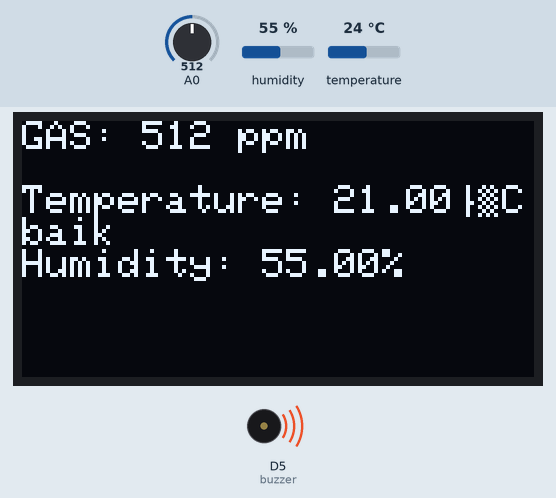
Recording of a sketch running on a simulated ESP8266 (NodeMCU). Parts: 128×64 one-colour display, buzzer (waves = sounding, pin HIGH). The test bench sets the inputs (shaded band); at power-on: temperature 24 °C, A0 = 512, humidity 55 %. What the sketch prints to the serial monitor is not drawn.

Above: at 3.2 s.
3.3 s: temperature set to 12 °C
At 4.7 s:
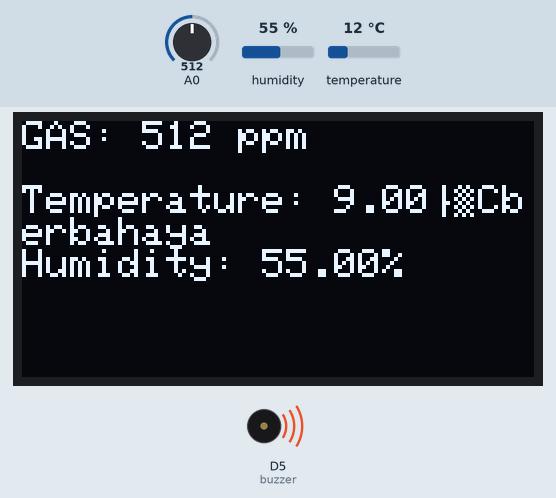
6.0 s: temperature set to 19 °C
At 7.5 s:
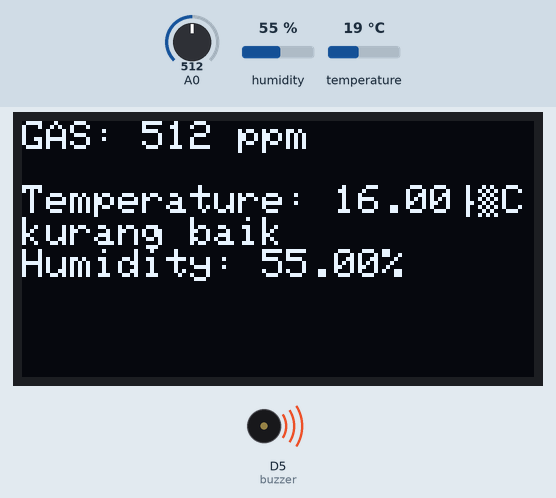
8.7 s: temperature set to 28 °C
At 10.5 s:
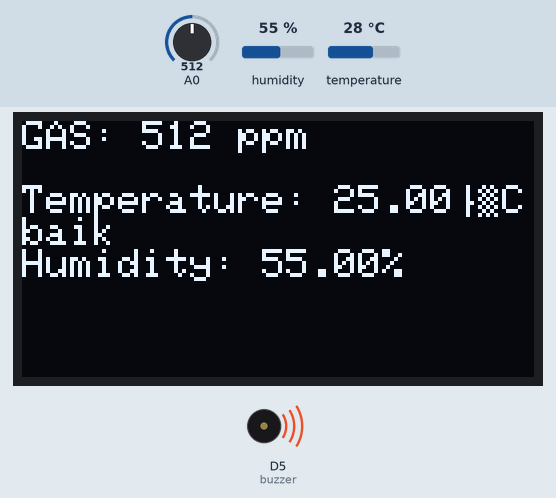
11.7 s: A0 set to 93
At 13.1 s:
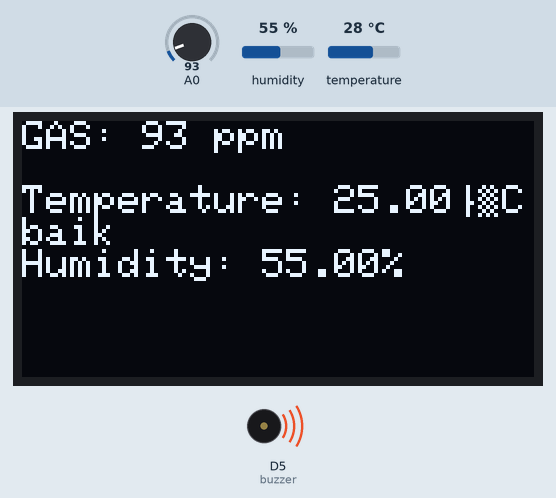
14.4 s: A0 set to 80
At 17.3 s:
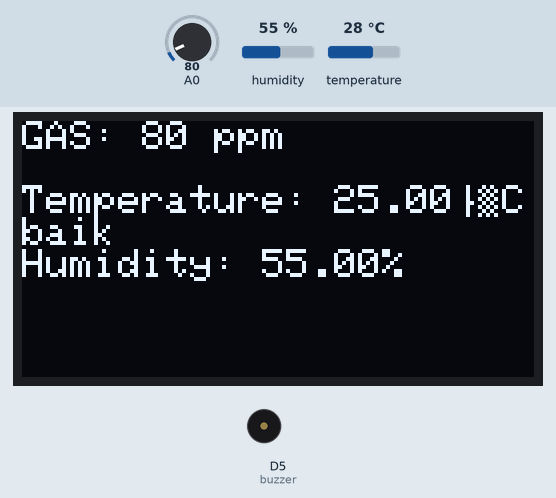
17.8 s: temperature set to 31 °C
At 18.8 s:
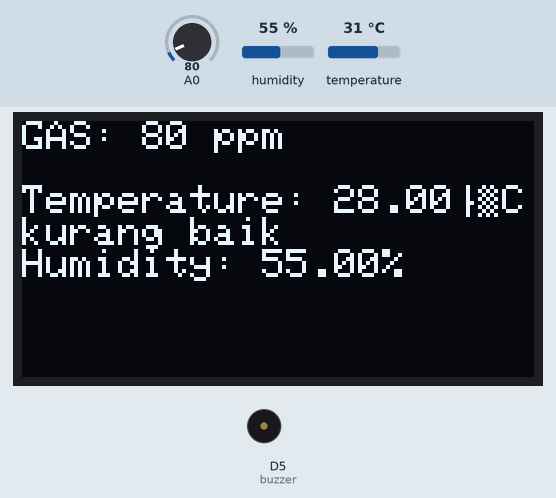
Timing chart, 0 to 20.8 s (numbered marks = the images above; inputs shaded):
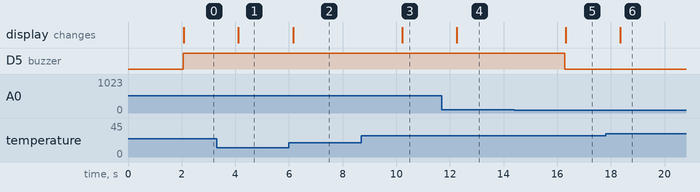

Measured:
- the behaviour switches between 85 and 84 on A0 (found by bisection; images 4 and 5)
- after the input at 3.3 s, the display: changes after 0.82 s (image 1)
- after the input at 6.0 s, the display: changes after 0.15 s (image 2)
- after the input at 8.7 s, the display: changes after 1.5 s (image 3)
- after the input at 11.7 s, the display: changes after 0.55 s (image 4)
- after the input at 14.4 s, D5 (buzzer): HIGH → LOW after 1.9 s; the display: changes after 1.9 s (image 5)
- after the input at 17.8 s, the display: changes after 0.54 s (image 6)

The sketch:

embedded_uas.ino
```cpp
#include <DHT.h>
#include <MQ135.h>
#include <Wire.h>
#include <Adafruit_SSD1306.h>

#define DHTTYPE DHT22
#define buzzer D5
uint8_t DHTPin = D4;
DHT dht(DHTPin, DHTTYPE);
#define SCREEN_WIDTH 128
#define SCREEN_HEIGHT 64
float temperatureCorrection = -3.0;
Adafruit_SSD1306 display(SCREEN_WIDTH, SCREEN_HEIGHT, &Wire, -1);

#define AMONIA_THRESHOLD 85 // Ambang deteksi gas amonia (ppm)

String getTemperatureStatus(float suhu) {
  if (suhu <= 15) return "berbahaya";
  if (suhu > 15 && suhu < 20) return "kurang baik";
  if (suhu >= 20 && suhu < 26) return "baik";
  if (suhu >= 26 && suhu < 30) return "kurang baik";
  if (suhu >= 30) return "berbahaya";
  return "tidak diketahui";
}

void setup() {
  Serial.begin(9600);
  pinMode(DHTPin, INPUT);
  pinMode(buzzer, OUTPUT);

  if (!display.begin(SSD1306_SWITCHCAPVCC, 0x3C)) {
    Serial.println(F("SSD1306 allocation failed"));
    for (;;);
  }
  delay(2000);
  display.clearDisplay();
  display.display();  // Make sure to call display() after clearing
  display.setTextColor(WHITE);

  dht.begin();
}

void loop() {
  float suhu = dht.readTemperature() + temperatureCorrection;
  float humi = dht.readHumidity();
  String tempStatus = getTemperatureStatus(suhu);

  int mq135 = analogRead(0);
  Serial.print("Gas=");
  Serial.print(mq135, DEC);
  Serial.println(" ppm");

  Serial.print("Temperature = ");
  Serial.print(suhu);
  Serial.println(tempStatus);

  Serial.print("Kelembapan = ");
  Serial.println(String(humi) + "%");

  if (tempStatus == "berbahaya" || mq135 >= AMONIA_THRESHOLD) {
    digitalWrite(buzzer, HIGH);
  } else {
    digitalWrite(buzzer, LOW);
  }

  display.clearDisplay();
  display.setCursor(0, 0);
  display.print(F("GAS: "));
  display.print(mq135);
  display.print(F(" ppm"));
  display.setCursor(0, 16);
  display.print(F("Temperature: "));
  display.print(suhu);
  display.print(F("°C"));
  display.print(tempStatus);
  display.setCursor(0, 32);
  display.print(F("Humidity: "));
  display.print(humi);
  display.print(F("%"));
  display.display();

  delay(2000);
}
```
